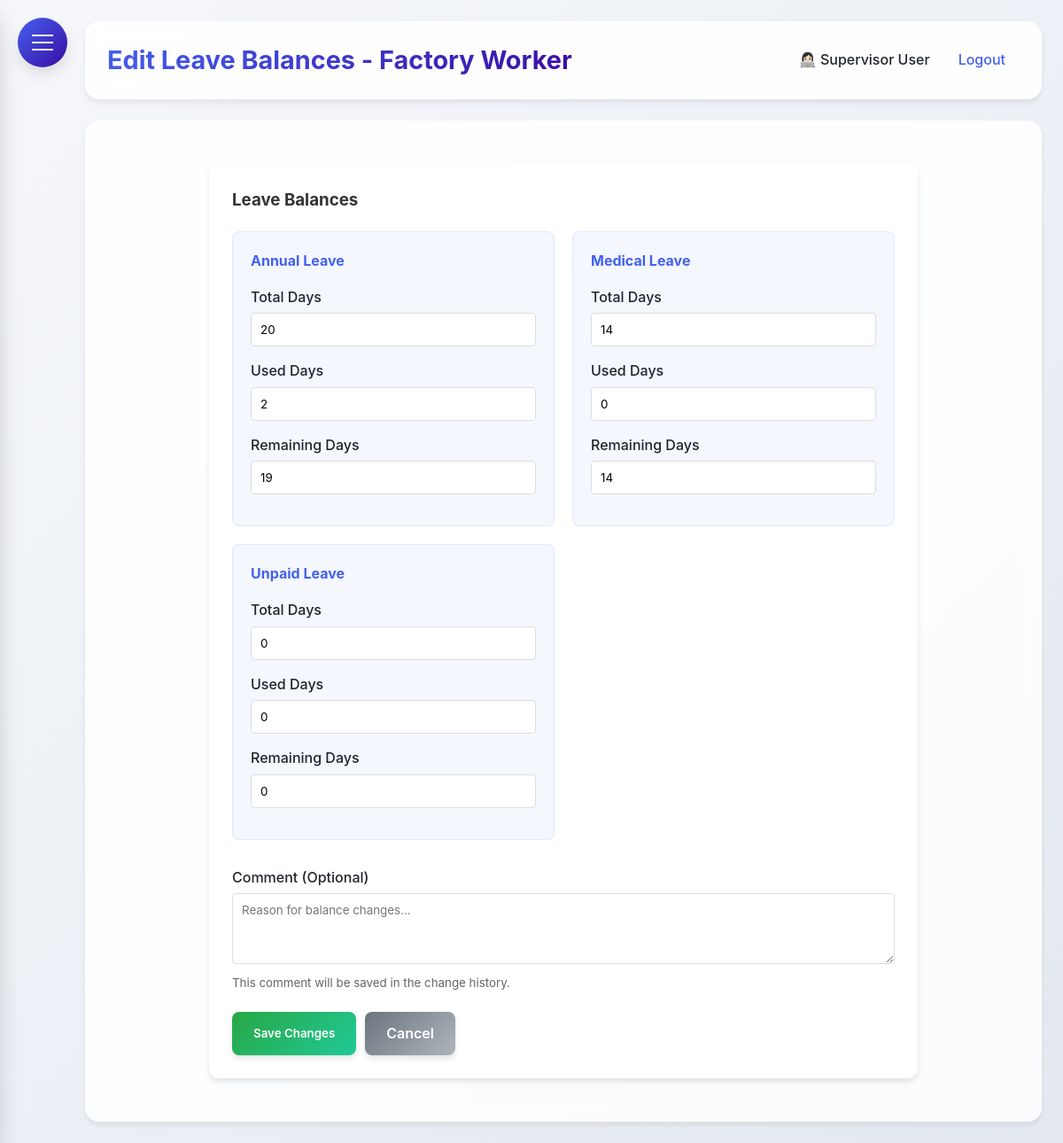
Before: /edit_leave_balance/3 (signed in) with the older database file.
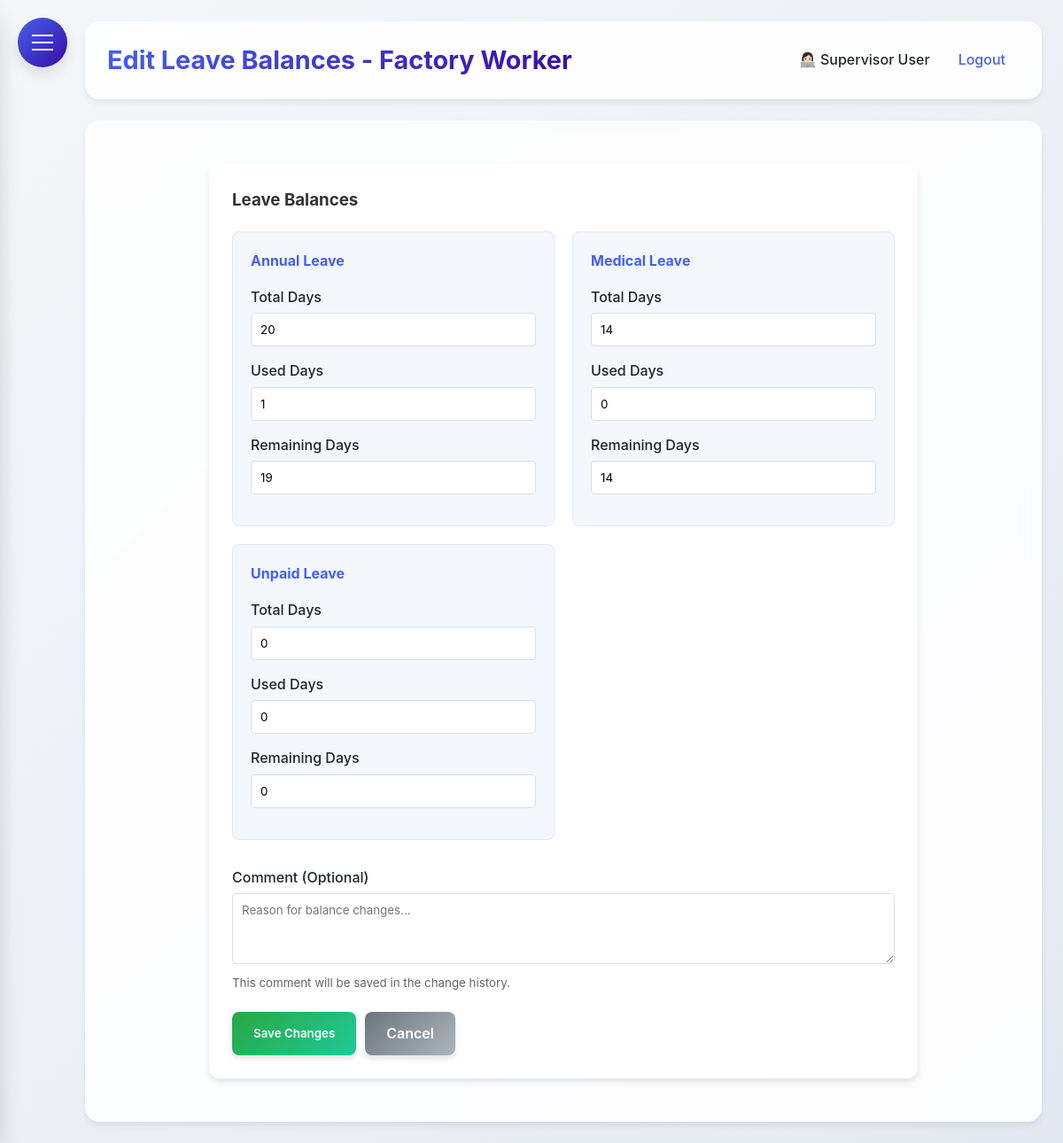
After: the same page with the newer database file.
### HerculesSystem.py (models this page shows)
class LeaveBalance(db.Model):
    id = db.Column(db.Integer, primary_key=True)
    employee_id = db.Column(db.Integer, db.ForeignKey('employee.id'), nullable=False)
    leave_type = db.Column(db.String(20), nullable=False)
    total_days = db.Column(db.Integer, default=0)
    used_days = db.Column(db.Integer, default=0)
    remaining_days = db.Column(db.Integer, default=0)
    updated_at = db.Column(db.DateTime, default=datetime.utcnow)
    employee = db.relationship('Employee', back_populates='leave_balances')

### HerculesSystem.py (the view, shortened to what this page needs)
@app.route('/edit_leave_balance/<int:employee_id>', methods=['GET', 'POST'])
@login_required
def edit_leave_balance(employee_id):
    if current_user.user_type not in ['admin', 'supervisor']:
        flash('You do not have permission to edit leave balances.', 'danger')
        return redirect(url_for('leaves'))
    employee = Employee.query.get_or_404(employee_id)
    leave_balances = {}
    for leave_type in ['annual', 'medical', 'unpaid']:
        balance = LeaveBalance.query.filter_by(employee_id=employee_id, leave_type=leave_type).first()
        if not balance:
            balance = LeaveBalance(employee_id=employee_id, leave_type=leave_type, total_days=0, used_days=0, remaining_days=0)
            db.session.add(balance)
        leave_balances[leave_type] = balance
    return render_template('edit_leave_balance.html', employee=employee, leave_balances=leave_balances)

### HerculesSystem.py (called while the page is built)
@app.after_request
def add_security_headers(response):
    response.headers['Permissions-Policy'] = 'geolocation=()'
    return response

@login_manager.user_loader
def load_user(user_id):
    return db.session.get(Employee, int(user_id))

@app.context_processor
def inject_now():
    return {'now': datetime.utcnow()}

@app.before_request
def before_request():
    if request.url.startswith('https://'):
        new_url = request.url.replace('https://', 'http://', 1)
        return redirect(new_url, code=301)

### templates/edit_leave_balance.html (shortened to what this page needs)
{% extends "base.html" %}
{% block content %}
<div class="dashboard-container">
    <div class="glass" style="padding: 25px; border-radius: 12px; max-width: 800px; margin: 0 auto;">
        <form method="POST">
            <h3 style="margin-bottom: 20px; color: #333;">Leave Balances</h3>
            <div style="display: grid; grid-template-columns: repeat(auto-fit, minmax(250px, 1fr)); gap: 20px; margin-bottom: 30px;">
                {% for leave_type in ['annual', 'medical', 'unpaid'] %}
                {% set balance = leave_balances[leave_type] %}
                <div style="background: rgba(67, 97, 238, 0.05); padding: 20px; border-radius: 8px; border: 1px solid rgba(67, 97, 238, 0.1);">
                    <h4 style="margin-bottom: 15px; color: #4361ee; text-transform: capitalize;">{{ leave_type }} Leave</h4>
                    <div style="margin-bottom: 15px;">
                        <label style="display: block; margin-bottom: 5px; font-weight: 500;">Total Days</label>
                        <input type="number" name="{{ leave_type }}_total" value="{{ balance.total_days }}"
                               style="width: 100%; padding: 10px; border: 1px solid #ddd; border-radius: 4px;" min="0">
                    </div>
                    <div style="margin-bottom: 15px;">
                        <label style="display: block; margin-bottom: 5px; font-weight: 500;">Used Days</label>
                        <input type="number" name="{{ leave_type }}_used" value="{{ balance.used_days }}"
                               style="width: 100%; padding: 10px; border: 1px solid #ddd; border-radius: 4px;" min="0">
                    </div>
                    <div style="margin-bottom: 15px;">
                        <label style="display: block; margin-bottom: 5px; font-weight: 500;">Remaining Days</label>
                        <input type="number" name="{{ leave_type }}_remaining" value="{{ balance.remaining_days }}"
                               style="width: 100%; padding: 10px; border: 1px solid #ddd; border-radius: 4px;" min="0">
                    </div>
                </div>
                {% endfor %}
            </div>
            <div style="margin-bottom: 20px;">
                <label style="display: block; margin-bottom: 5px; font-weight: 500;">Comment (Optional)</label>
                <textarea name="comment" placeholder="Reason for balance changes..."
                          style="width: 100%; padding: 10px; border: 1px solid #ddd; border-radius: 4px; min-height: 80px;"></textarea>
                <small style="color: #666;">This comment will be saved in the change history.</small>
            </div>
            <div style="display: flex; gap: 10px;">
                <button type="submit" class="btn" style="background: linear-gradient(135deg, #28a745 0%, #20c997 100%);">
                    Save Changes
                </button>
                <a href="{{ url_for('manage_leave_balances') }}" class="btn" style="background: linear-gradient(135deg, #6c757d 0%, #adb5bd 100%);">
                    Cancel
                </a>
            </div>
        </form>
    </div>
</div>
{% endblock %}

Changed rows visible on the page:
changed LeaveBalance "Annual": used_days "2" → "1"
